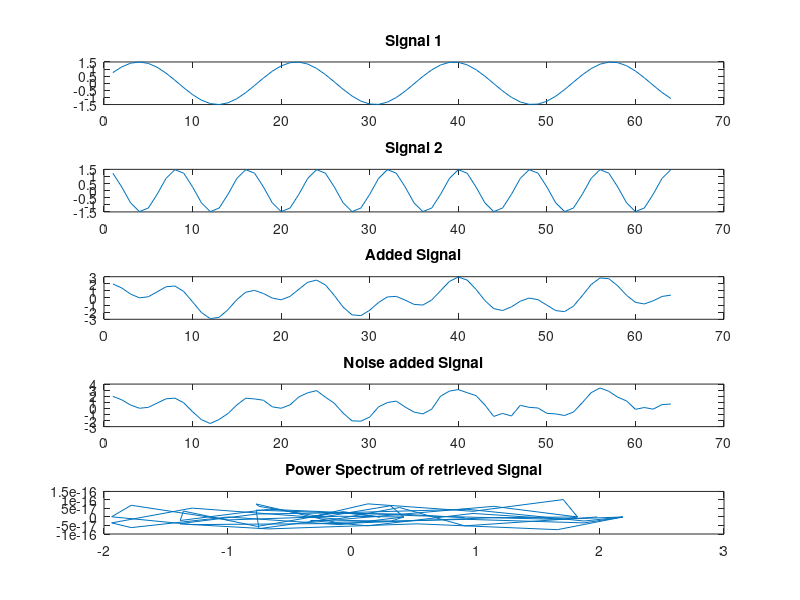

Reproduce this figure in MATLAB.
fs = 8000;
N = 64;
t = 0: 1/fs : N/fs - 1/fs;
f1 = 450;
f2 = 1000;
A = 1.5;

s1 = A * sin(2 * pi * f1 * t + (pi/6));
s2 = A * cos(2 * pi * f2 * t + (0.610865));
added_sig = s1 + s2;

subplot(5,1,1);
plot(s1);
title('Signal 1');

subplot(5,1,2);
plot(s2);
title('Signal 2');

subplot(5,1,3);
plot(added_sig);
title('Added Signal');

noise = rand(1,length(added_sig));

for i=1:1:10
    noise(i) = 0;
end

noise_sig = noise + added_sig;
subplot(5,1,4);
plot(noise_sig);
title('Noise added Signal');

fx = 0:N-1;
fx = (fx.*fs)/N;
% removing the noise
noise_ifft = ifft(real(fft(noise)));
noise_sig_ifft = ifft(real(fft(noise_sig)));
retr_sig = noise_sig_ifft - noise_ifft;
subplot(5,1,5);
plot(retr_sig);
title('Power Spectrum of retrieved Signal');